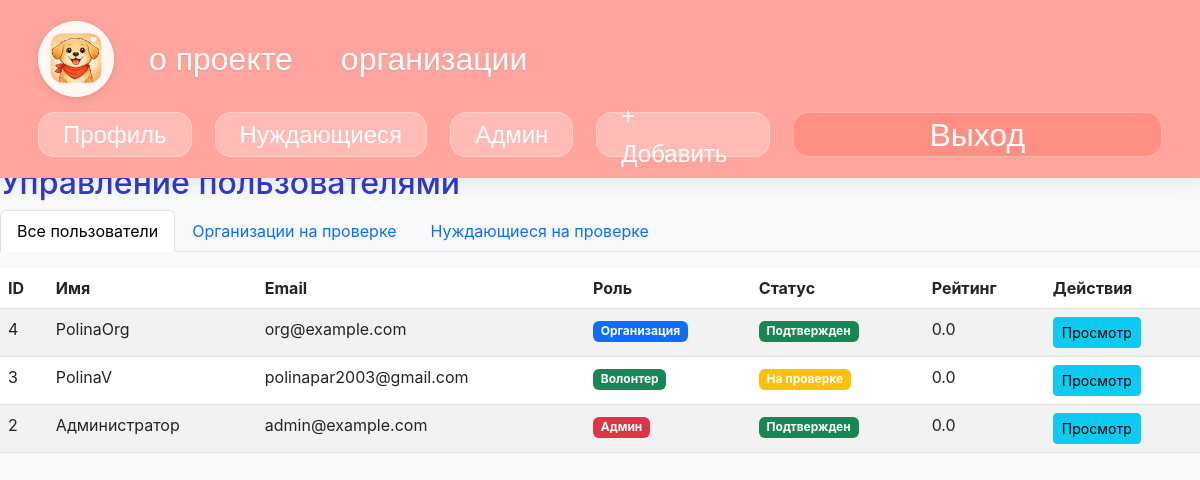
The app's page /admin/users (signed in), older data.
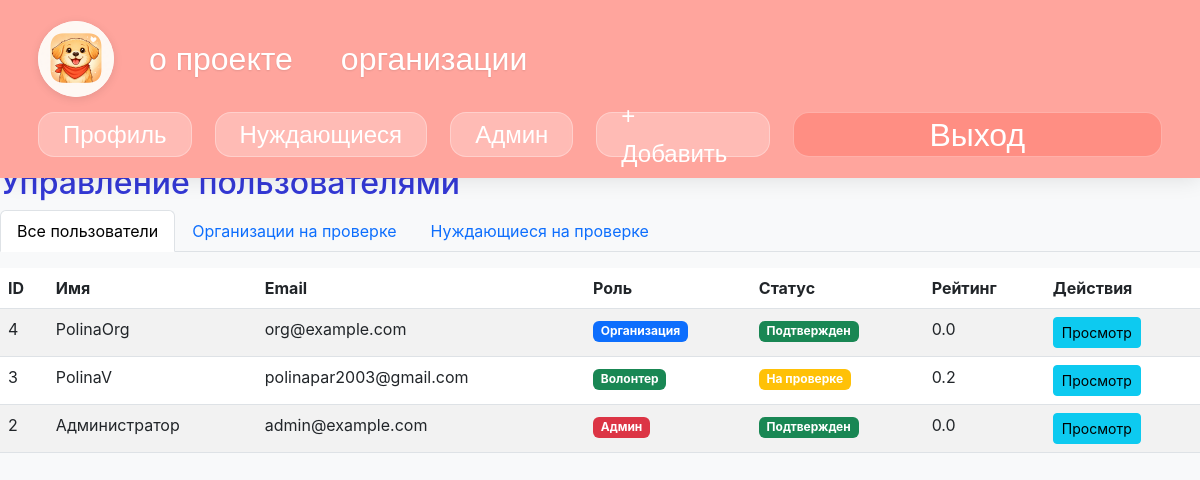
The same page, newer data.
### tables this page shows
CREATE TABLE users (id INTEGER PRIMARY KEY AUTOINCREMENT UNIQUE NOT NULL, name TEXT NOT NULL, email TEXT UNIQUE NOT NULL, password TEXT UNIQUE NOT NULL, photo TEXT, role TEXT NOT NULL, is_verified INTEGER DEFAULT (0), rating REAL DEFAULT (0), completed_tasks INTEGER DEFAULT (0), organization_name TEXT, organization_description TEXT, created_at TEXT, last_login TEXT, phone TEXT UNIQUE);

### app.py (the view)
@app.route('/admin/users')
def admin_users():
    if 'user_id' not in session:
        return redirect(url_for('login'))
    with sqlite3.connect(DB_NAME) as conn:
        c = conn.cursor()
        c.execute('SELECT role FROM users WHERE id = ?', (session['user_id'],))
        user_role = c.fetchone()
        if not user_role or user_role[0] != 'admin':
            flash('Доступ запрещен')
            return redirect(url_for('index'))
        c.execute('''SELECT id, name, email, phone, role, is_verified, rating,
                            completed_tasks, created_at
                     FROM users
                     ORDER BY created_at DESC''')
        users_data = c.fetchall()
        users = []
        for u in users_data:
            users.append({
                'id': u[0],
                'name': u[1],
                'email': u[2],
                'phone': u[3],
                'role': u[4],
                'is_verified': u[5],
                'rating': u[6],
                'completed_tasks': u[7],
                'created_at': u[8]
            })
        return render_template('admin/users.html', users=users, active_tab='users')

### templates/admin/users.html (shortened to what this page needs)
{% extends "layout.html" %}
{% block content %}
<h2 class="mt-4">Управление пользователями</h2>
<ul class="nav nav-tabs mb-3">
    <li class="nav-item">
        <a class="nav-link active" href="/admin/users">Все пользователи</a>
    </li>
    <li class="nav-item">
        <a class="nav-link" href="/admin/organizations">Организации на проверке</a>
    </li>
    <li class="nav-item">
        <a class="nav-link" href="/admin/needies">Нуждающиеся на проверке</a>
    </li>
</ul>
<div class="table-responsive">
    <table class="table table-striped">
        <thead>
            <tr>
                <th>ID</th>
                <th>Имя</th>
                <th>Email</th>
                <th>Роль</th>
                <th>Статус</th>
                <th>Рейтинг</th>
                <th>Действия</th>
            </tr>
        </thead>
        <tbody>
            {% for user in users %}
            <tr>
                <td>{{ user.id }}</td>
                <td>{{ user.name }}</td>
                <td>{{ user.email }}</td>
                <td>
                    {% if user.role == 'admin' %}
                        <span class="badge bg-danger">Админ</span>
                    {% elif user.role == 'organization' %}
                        <span class="badge bg-primary">Организация</span>
                    {% else %}
                        <span class="badge bg-success">Волонтер</span>
                    {% endif %}
                </td>
                <td>
                    {% if user.is_verified %}
                        <span class="badge bg-success">Подтвержден</span>
                    {% else %}
                        <span class="badge bg-warning">На проверке</span>
                    {% endif %}
                </td>
                <td>{{ user.rating }}</td>
                <td>
                    <a href="/admin/user/{{ user.id }}" class="btn btn-sm btn-info">Просмотр</a>
                </td>
            </tr>
            {% endfor %}
        </tbody>
    </table>
</div>
{% endblock %}

Row changes from the older to the newer data that the page shows:
changed users "PolinaV": rating "0.0" → "0.2"
